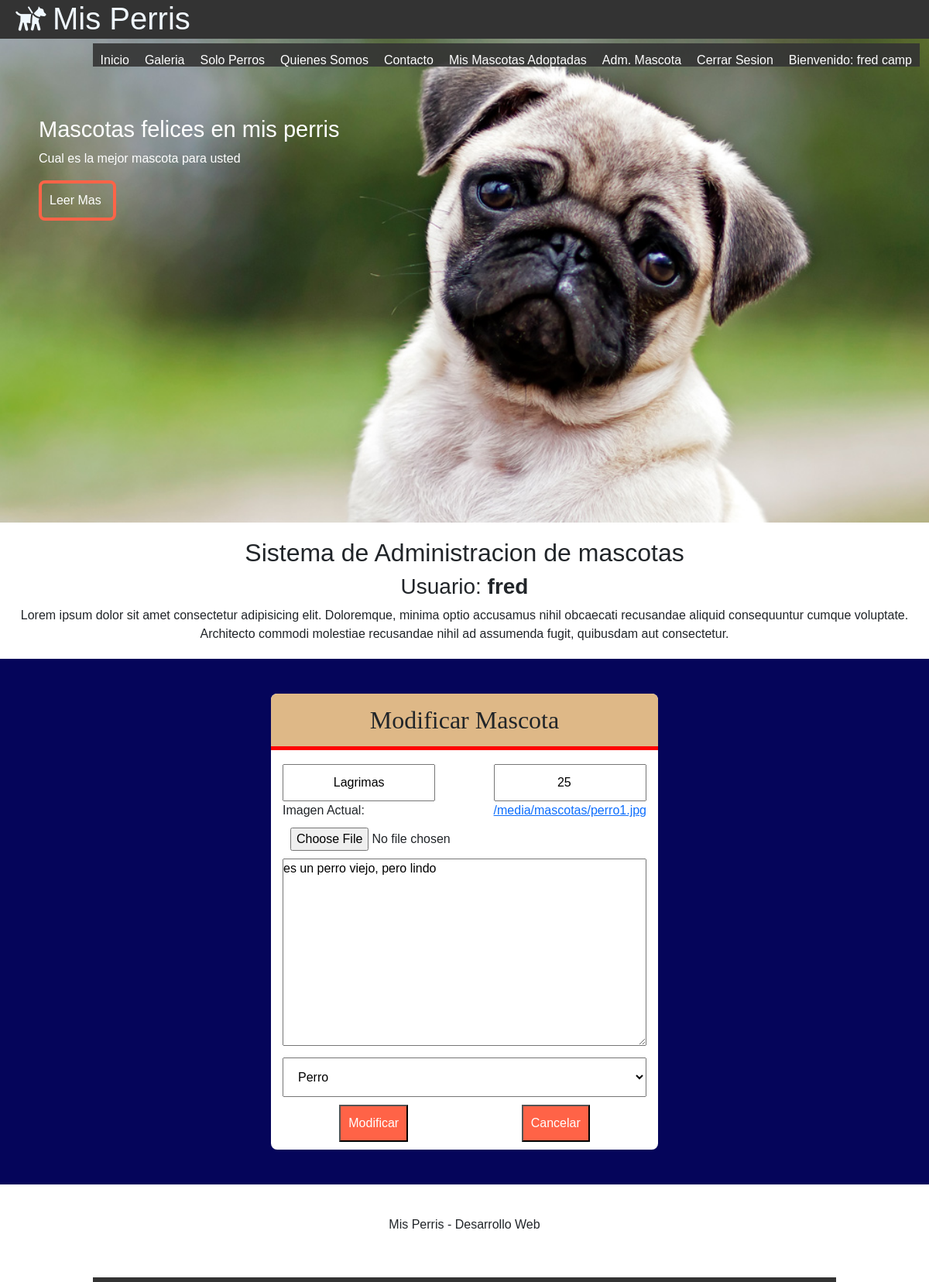
The app's page /buscar_modificar/Lagrimas/ (signed in) with its own data.
### misPerris/models.py (models this page shows, shortened)
class Mascota(models.Model):
    nombre = models.CharField(primary_key=True,max_length=25)
    edad = models.IntegerField()
    descripcion = models.TextField()
    imagen = models.ImageField(upload_to='mascotas',default='mascotas/sinimagen.jpg')
    categoria = models.ForeignKey(Categoria, on_delete=models.CASCADE)
    publicar = models.BooleanField(default=False)
    comentario = models.TextField(default='--')
    usuario = models.CharField(null=True,max_length=45)
    dueno = models.CharField(max_length=45,default='--')

### misPerris/views.py (the view)
# urls.py: path('buscar_modificar/<id>/',buscar_modificar,name='BUSCARM'),
@login_required(login_url='/login/')
@permission_required('misPerris.view_mascota',login_url='/login/')
def buscar_modificar(request,id):
    try:
        mas = Mascota.objects.get(nombre=id)
        categorias = Categoria.objects.all() # select * from categoria
        contexto = {"categorias":categorias,"mascota":mas}
        return render(request, "modificar.html",contexto)
    except:
        mensaje="no elimino mascota"
    categorias = Categoria.objects.all() # select * from categoria
    mascotas = Mascota.objects.all()
    contexto = {"categorias":categorias,"mensaje":mensaje,"mascotas":mascotas}
    return render(request, "registro.html",contexto)

### misPerris/templates/modificar.html (shortened to what this page needs)
{% extends "base.html" %}
{% load static %}
{% block css %}
<link rel="stylesheet" href="{% static 'css/formulario.css' %}">
<link href="https://cdn.jsdelivr.net/npm/bootstrap@5.0.1/dist/css/bootstrap.min.css" rel="stylesheet"
>
{% endblock css %}
{% block contenido %}
<section id="bienvenida">
    <h2>Sistema de Administracion de mascotas</h2>
    <h3>Usuario: <b>{{user.username}}</b> </h3>
    <p>Lorem ipsum dolor sit amet consectetur adipisicing elit. Doloremque, minima optio accusamus nihil
        obcaecati recusandae aliquid consequuntur cumque voluptate. Architecto commodi molestiae recusandae
        nihil ad assumenda fugit, quibusdam aut consectetur.</p>
</section>
<section id="formulario">
    <form class="form-registro" action="{% url 'MODI' %}" method="post" enctype="multipart/form-data">
        <h2 class="form-titulo">Modificar Mascota</h2>
        <div class="contenedor-input">
            <input class="col-p" value="{{mascota.nombre}}" type="text" name="txtNombre" id="txtNombre" placeholder="ingrese nombre" minlength="3"
                maxlength="25"  required pattern="[A-Za-z ]{3,25}" title="solamente caracteres de entre 3 y 25 letras">
            <input class="col-p" value="{{mascota.edad}}" type="number" name="txtEdad" id="txtEdad" required placeholder="ingrese edad">
            Imagen Actual:<a href="{{mascota.imagen.url}}">{{mascota.imagen.url}}</a>
            <input class="col-g" type="file" name="txtImg" id="txtImg">
            <textarea name="txtDesc" class="col-g" id="txtDesc" cols="80" rows="10">{{mascota.descripcion}}</textarea>
            <select class="col-g" style="padding: 15px;margin-top: 15px;" name="cboCategoria" id="cboCategoria">
                {% for item in categorias %}
                    {% if item.nombre == mascota.categoria.nombre %}
                        <option selected>{{item.nombre}}</option>
                    {% else %}
                        <option>{{item.nombre}}</option>
                    {% endif %}
                {% endfor %}
            </select>
            <input class="btn-registrar" type="submit" value="Modificar">
            <input class="btn-registrar" type="button" value="Cancelar">
        </div>
    </form>
</section>
{% endblock contenido %}

### misPerris/templates/base.html (shortened to what this page needs)
{% load static %}
<!DOCTYPE html>
<html lang="en">
<head>
    <link rel="stylesheet" href="{% static 'css/estilos.css' %}">
    <link rel="stylesheet" href="{% static 'css/bienvenida.css' %}">
    <link rel="stylesheet" href="{% static 'css/fontello.css' %}">
    {% block css %}
    {% endblock css %}
</head>
<body>
    <header>
        <div class="contenedor">
            <h1 class="icon-guidedog">Mis Perris</h1>
            <nav class="menu">
                <a href="{% url 'IND' %}">Inicio</a>
                <a href="{% url 'GALE' %}">Galeria</a>
                <a href="{% url 'FILTROCATE' 'Perro' %}">Solo Perros</a>
                <a href="{% url 'QUIEN' %}">Quienes Somos</a>
                <a href="">Contacto</a>
                {% if user.is_authenticated %}
                    <a href="{% url 'ADMINUSUARIO' %}">Mis Mascotas Adoptadas</a>
                    <a href="{% url 'REG' %}">Adm. Mascota</a>
                    <a href="{% url 'CERRAR' %}">Cerrar Sesion</a>
                    <a href="">Bienvenido: {{user.first_name}} {{user.last_name}}</a>
                {% else %}
                    <a href="{% url 'LOGIN' %}">Login</a>
                    <a href="{% url 'FORMU' %}">Registrar Usuario</a>
                {% endif %}
            </nav>
        </div>
    </header>
    <main>
        <section id="banner">
            <img src="{% static 'img/perro2.jpg' %}" alt="">
            <div class="contenedor">
                <h2>Mascotas felices en mis perris</h2>
                <p>Cual es la mejor mascota para usted</p>
                <a href="">Leer Mas</a>
            </div>
        </section>
    {% block contenido %}
    {% endblock contenido %}
    </main>
    <footer>
        <div class="contenedor">
            <p>Mis Perris - Desarrollo Web</p>
        </div>
    </footer>
</body>
</html>

### misPerris/static/css/estilos.css (style rules this page uses)
* { margin: 0; padding: 0; font-family: Verdana, Geneva, Tahoma, sans-serif; }
header { width: 100%; height: 50px; background: #333; color: aliceblue; position: fixed; z-index:100; }
h1 { float: left; }
.contenedor { width: 98%; margin: auto; }
footer .contenedor { text-align: center; padding: 40px; font-family: cursive; border-bottom: solid 6px rgb(51, 51, 51); width: 80%; }
#bienvenida { font-family: cursive; text-align: center; margin: 20px 0px }

### misPerris/static/css/bienvenida.css (style rules this page uses)
#bienvenida { font-family: cursive; text-align: center; margin: 20px 0px }

### misPerris/static/css/formulario.css (style rules this page uses)
#formulario { background: rgb(5, 5, 90); padding: 45px; }
.form-titulo { background: burlywood; font-family: cursive; text-align: center; padding: 15px; border-bottom: solid 5px red; border-radius: 8px 8px 0px 0px; }
.form-registro { width: 95%; margin: auto; background: white; max-width: 500px; border-radius: 8px; }
.contenedor-input { padding: 10px 15px; display: flex; flex-wrap: wrap; justify-content: space-between; }
input { padding: 10px; margin-top: 10px; }
.col-p { width: 42%; }
.col-g { width: 100%; }
.btn-registrar { background: tomato; color: white; margin:auto; margin-top: 10px; }

### misPerris/static/css/menu.css (style rules this page uses)
.menu { position: absolute; top: 50px; left:0; width: 100%; height: 100vh; background: rgb(51, 51, 51,0.9); transform: translateX(-100%); transition: 1.5s; }
.menu a { color: white; text-decoration: none; display: block; height: 30px; padding: 10px; border-bottom: solid 1px rgb(255, 255, 255,0.3); }
@media (min-width:1024px) { .menu { position: static; width: auto; height: auto; float: right; display: flex; transform: translateX(0%); } }
@media (min-width:1024px) { .menu a { border: none; } }

### misPerris/static/css/banner.css (style rules this page uses)
#banner img { width: 100%; }
#banner .contenedor { position: absolute; top: 150px; left: 50px; color: white; font-family: cursive; width: 80%; }
#banner h2 { font-size: 29px; }
#banner a { margin-top: 15px; display: block; width: 100px; padding: 10px; border: solid 4px tomato; text-decoration: none; color:white; border-radius: 8px; }

### misPerris/static/css/blog.css (style rules this page uses)
#blog h3, h4 ,input { text-align: center; font-family: cursive; }

### records on screen
Mascota: txtNombre "Lagrimas", txtEdad "25", imagen "/media/mascotas/perro1.jpg", txtDesc "es un perro viejo, pero lindo"

### other values on screen
{{ user.first_name }} "fred"
{{ user.last_name }} "camp"
{{ user.username }} "fred"
form field cboCategoria "Perro"
